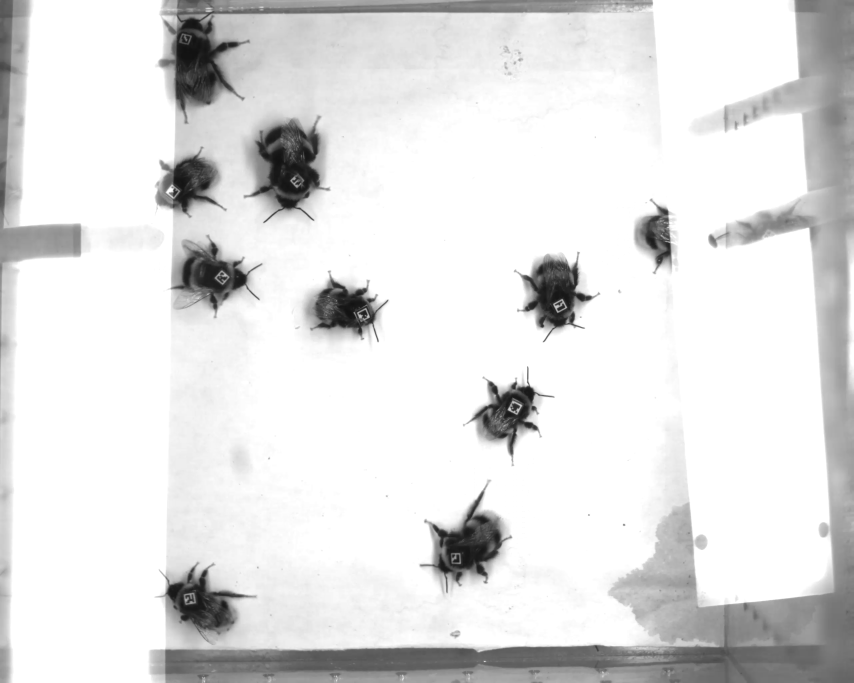
#> input picture frame 15 of 5s.mp4, 2560 x 2048 px, given in place of 25s.mp4, which was not available (shown at 1/3 size)
$ python sort.py
#> lines starting #> are read from the running program, lines starting #| are printed output that depends on the picture; after the words box and inside, x2 and y2 are one past the last pixel; in counts of white or black regions, pixels touching at a corner belong together; pictures that were not available may be replaced by others from this repository, and a replacement may not be noted
#> further down, frame is the input picture: shape (2048, 2560, 3); min 17, max 255, mean 225
### simple_locate.py
import cv2
import numpy as np
from skimage import measure
import os
from tool import fit_square
from code25 import checkOrs25
from collections import defaultdict


# area = [x1, y1, x2, y2]
def simple_locate(im, filter_size=23, filter_threshold=1, tag_list=[], track_mode=0, area=[], visual=False):
#> called with filter_size = 23, filter_threshold = 1, track_mode = 0, visual = False
    if len(area) ==4:
        # assert len(area) == 4, 'area must have four positional parameters'
        im = im[area[1]:area[3], area[0]:area[2]]
    gray = cv2.cvtColor(im, cv2.COLOR_BGR2GRAY)
    bw = cv2.adaptiveThreshold(gray, 1, cv2.ADAPTIVE_THRESH_GAUSSIAN_C, cv2.THRESH_BINARY, filter_size,
                               filter_threshold)
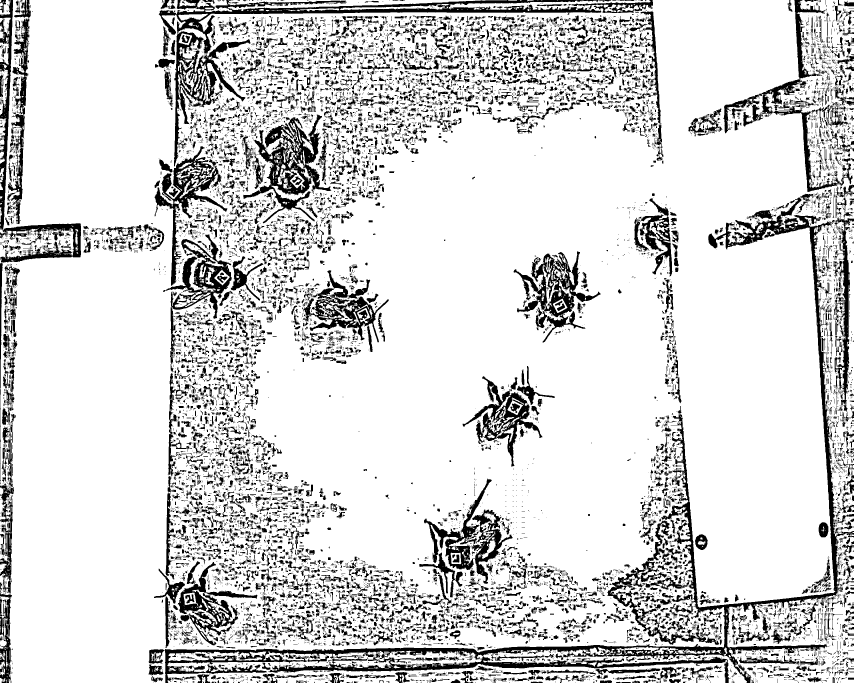
#> bw: shape (2048, 2560) (shown at 1/3 size); values 0 (black) and 1 (white), 83.9% white; 17091 black regions (13334 under 20 px)
    # [4 lines of commented-out code are left out]
    label = measure.label(bw, connectivity=2)
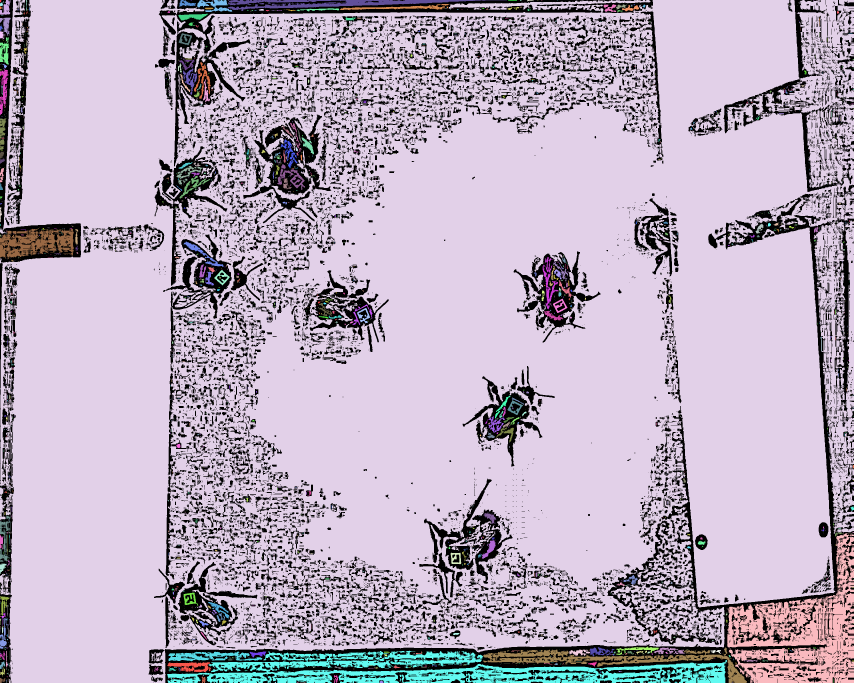
#> label: shape (2048, 2560) int64 (shown at 1/3 size); 3606 distinct labels, from 0 to 3605; one colour per label, 0 black
    props = measure.regionprops(label)
#> props = 3605 regions; largest, box (x1, y1, x2, y2) and area: (0, 0, 2560, 2048) 4137200, (2181, 1600, 2560, 2048) 72015, (501, 1952, 2181, 2048) 71782, (1450, 1942, 2241, 2048) 15789, (0, 686, 222, 777) 11414
    reserve_props = []
    new_bw = np.zeros_like(bw, dtype=np.uint8)
    for prop in props:
        if 500 < prop.area < 3000:
            reserve_props.append(prop)
            box = prop.bbox
            new_bw[box[0]:box[2], box[1]:box[3]] = np.maximum(new_bw[box[0]:box[2], box[1]:box[3]],
                                                              prop.image.astype(np.uint8))
#> this loop made 3605 passes
#> box on passes 2, 6, 8, 47, 76, 119, 129, 229: (0, 0, 44, 31), (0, 538, 20, 588), (0, 591, 36, 697), (12, 1020, 31, 1349), (25, 890, 34, 1018), (41, 535, 61, 623), (53, 0, 108, 32), (100, 536, 136, 576)
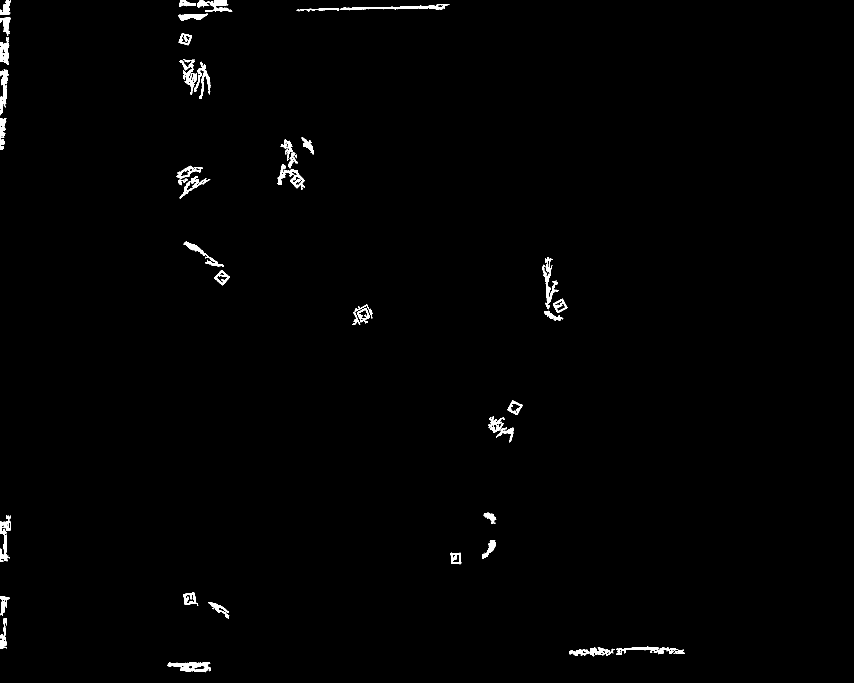
#> new_bw: shape (2048, 2560) (shown at 1/3 size); values 0 (black) and 1 (white), 0.8% white; 42 white regions
#> after the loop, reserve_props = 42 regions; largest, box (x1, y1, x2, y2) and area: (501, 1987, 633, 2017) 2128, (1020, 12, 1349, 31) 2079, (1628, 771, 1676, 928) 1863, (831, 492, 915, 570) 1798, (591, 0, 697, 36) 1757
    contours, hierarchy = cv2.findContours(new_bw.transpose(), cv2.RETR_EXTERNAL, cv2.CHAIN_APPROX_NONE)
#> contours = 42 contours; largest, box (x1, y1, x2, y2) and area: (1987, 501, 2017, 633) 2334, (492, 831, 570, 915) 1888, (12, 1020, 31, 1349) 1719, (0, 591, 36, 697) 1541, (771, 1628, 928, 1676) 1502
    corners = []
    unrecognized_corners = defaultdict(list)
    orientations = []
    numbers = []
    values = []
    tag_center = []
    tag_length = 5
    a = np.array([1.5 / 7, 2.5 / 7, 3.5 / 7, 4.5 / 7, 5.5 / 7])
    x, y = np.meshgrid(a, a)
    trans = np.vstack((y.ravel(), x.ravel())).transpose()[None]
    SrcPointsA = np.array([[1, 1], [1, 0], [0, 0], [0, 1]], np.float32)
    for contour in contours:
        bbox = cv2.boundingRect(contour)
        contour = np.squeeze(contour)
        is_square, corner = fit_square(bbox, contour)
        if is_square:
            if np.any(corner < 0):
                continue
            for i, point in enumerate(corner):
                point = tuple(np.int32(point))
                cv2.circle(im, point, radius=5, color=(0, 255, 0), thickness=-1)
            PerspectiveMatrix = cv2.getPerspectiveTransform(SrcPointsA, np.float32(corner))
            PerspectiveImg = np.round(np.squeeze(cv2.perspectiveTransform(trans, PerspectiveMatrix)))
            # [11 lines of commented-out code are left out]
            value = np.zeros(PerspectiveImg.shape[0])
            i = 0
            for y, x in np.int32(np.round(PerspectiveImg)):
                # value[i] = np.int32(np.round(new_bw[x, y]))
                value[i] = np.int32(np.round(np.mean(bw[x - 1:x + 2, y - 1:y + 2])))
                i = i + 1
            values.append(value)
            code = np.reshape(value, (tag_length, tag_length))
            pass_bin, number, _, orientation, _ = checkOrs25(code)
            if pass_bin:
                corners.append(corner)
                numbers.append(number)
                center_coordinate = np.mean(corner, axis=0)
                tag_center.append(center_coordinate)
                orientations.append(orientation)
                # orientation_coordinate = np.mean(corner[[orientation % 4, (orientation + 1) % 4]], axis=0)
                # cv2.circle(im, tuple(np.int32(orientation_coordinate)), radius=5, color=(255, 0, 0), thickness=-1)
                # orientation_coordinate = orientation_coordinate - center_coordinate
            else:
                unrecognized_corners['corner'].append(corner)
                unrecognized_corners['code'].append(code)
#> this loop made 42 passes
#> (bbox, is_square, kernel_size in fit_square, points_length in fit_square, num_min_cluster in fit_square, product in fit_square) on passes 5, 8: ((896, 1659, 43, 43), True, 14, [28, 27, 27, 29], 6.94, [0.00334, 0.0215, 1]), ((1200, 1522, 45, 47), True, 15, [30, 31, 29, 28], 7.38, [-0.0471, -0.0259, 1])
    if len(area) == 4:
        for corner in corners:
            corner += area[:2]
        tag_center = [x + area[:2] for x in tag_center]
        for unrecognized in unrecognized_corners['corner']:
            unrecognized += area[:2]
    if visual:
        cv2.namedWindow('bumblebee', 0)
        for i, number in enumerate(numbers):
            for corner in corners:
                for point in corner:
                    cv2.circle(im, tuple(np.int32(point)), radius=5, color=(0, 255, 0), thickness=-1)
            cv2.putText(im, text=str(number), org=tuple(np.int32(tag_center[i])), fontFace=cv2.FONT_HERSHEY_SIMPLEX,
                        fontScale=2, color=(255, 0, 0), thickness=3)
        cv2.imshow('bumblebee', im)
        cv2.waitKey(0)
    return numbers, orientations, corners, tag_center, unrecognized_corners


# [15 lines that do not run on import are left out]

### tool.py
import numpy as np
import cv2
from scipy import signal
from sklearn.cluster import KMeans
import warnings
import math
from code25 import number_to_code


def fit_square(bbox, contour):
    contour = contour - np.array(bbox[0:2])
    is_square = False
    corner = np.zeros((4, 2))
    cls = 4
    kernel_size = np.int32(np.min(bbox[2:]) / 3)
    kernel = np.convolve(np.array([-1, 0, 1], np.float32) / 2,
                         np.squeeze(cv2.getGaussianKernel(kernel_size, kernel_size / 6)))[:, None]
    gradients = signal.convolve2d(contour, kernel, boundary='wrap', mode='same')  # 高斯第一平滑导数
    k_mean = KMeans(n_clusters=cls, random_state=0).fit(gradients)
    label = k_mean.labels_
    points = []
    for i in range(cls):
        points.append(contour[label == i])
    points_length = [points[i].shape[0] for i in range(cls)]
    if min(points_length) < max(points_length) / 4.0:
        return is_square, None
    line = np.zeros((cls, 2))
    eps = np.finfo(np.float32).eps
    warnings.simplefilter('ignore', np.RankWarning)
    for i in range(cls):
        if len(points[i]) < 3:
            return is_square, corner
        line[i] = np.polyfit(points[i][:, 0]+eps, points[i][:, 1]+eps, deg=1)
    max_iterate = 160
    step = 0
    is_converged = False
    is_degenerate = False
    num_min_cluster = gradients.shape[0] / 4 * 0.25
    while step < max_iterate and not is_converged and not is_degenerate:
        distances = []
        for i in range(cls):
            distances.append(point2line(contour, line[i]))
        distances = np.vstack(distances)
        min_ind = np.argsort(distances, axis=0)[0]
        new_points = []
        for i in range(cls):
            new_points.append(contour[min_ind == i])
            if new_points[i].shape[0] < num_min_cluster:
                is_degenerate = True
        is_converged = all(np.equal(label, min_ind))
        if not is_converged and not is_degenerate:
            points = new_points
            label = min_ind
            for i in range(cls):
                line[i] = np.polyfit(points[i][:, 0]+eps, points[i][:, 1]+eps, deg=1)
        step += 1
    if not is_converged or is_degenerate:
        return is_square, None
    vector = direction_vector(line)
    product = np.sum(vector[0] * vector[1:4], axis=1)
    ind = np.argsort(product)
    product = product[ind]
    if product[2] < 0.9 or abs(product[0]) > 0.15 or abs(product[1]) > 0.15:
        return is_square, None
    corner[0] = line_intersection(line[0], line[ind[0] + 1])
    corner[1] = line_intersection(line[ind[0] + 1], line[ind[2] + 1])
    corner[2] = line_intersection(line[ind[1] + 1], line[ind[2] + 1])
    corner[3] = line_intersection(line[0], line[ind[1] + 1])
    center = np.array([(bbox[2]-1)/2, (bbox[3]-1)/2])
    corner_to_center = corner - center
    radius, theta = cv2.cartToPolar(corner_to_center[:, 0], corner_to_center[:, 1], angleInDegrees=False)
    if any(radius.ravel() > np.sqrt(sum(np.array(bbox[2:]) ** 2)) / 2 * 1.1):
        return is_square, None
    ind = np.argsort(theta.ravel())
    corner = corner[ind]
    is_square = True
    return is_square, np.flip(corner+np.array(bbox[0:2]), axis=1)


def point2line(point, line):
    distance = np.abs(line[0]*point[:, 0]-point[:, 1]+line[1])/np.sqrt(line[0]**2+1)
    return distance


def direction_vector(line):
    x = line[:, 0]/np.sqrt(line[:, 0]**2+1)
    y = 1/np.sqrt(line[:, 0]**2+1)
    return np.vstack((x, y)).transpose()


def line_intersection(line1, line2):
    x = (line2[1]-line1[1])/(line1[0]-line2[0])
    y = (line1[0]*line2[1]-line1[1]*line2[0])/(line1[0]-line2[0])
    return np.array([x, y])


# [18 lines left out: functions polygon_iou, code_match, not called in this run]


# [4 lines that do not run on import are left out]

### code25.py
import numpy as np


def check_code25(imc):
    im = imc[0:3, :]
    check = imc[3, :]
    check2 = imc[4, :]
    tmp = np.ones(6)
    pas = 0
    for i in range(3):
        if np.sum(im[i]) % 2 == check[i]:
            tmp[i] = 0
        else:
            tmp[i] = 1
            return pas
    if np.sum(im[:, 0:3]) % 2 == check[3]:
        tmp[3] = 0
    else:
        tmp[3] = 1
        return pas
    if np.sum(im[:, 3:5]) % 2 == check[4]:
        tmp[4] = 0
    else:
        tmp[4] = 1
        return pas
    if all(check[::-1] == check2):
        tmp[5] = 0
    else:
        tmp[5] = 1
        return pas
    if np.sum(tmp) > 0.5:
        pas = 0
    else:
        pas = 1
    return pas


def checkOrs25(imc):
    check = np.ones(4)
    codes = np.zeros((4, 25))
    pass_bin = False
    number = 0
    codesFinal = np.zeros(25)
    orientation = -1
    for i in range(1, 5):
        imcr = np.rot90(imc, i)
        check[i-1] = check_code25(imcr)
        codes[i-1] = np.reshape(imcr, (1, 25))
    if sum(check) == 1:
        pass_bin = True
    else:
        pass_bin = False
        return pass_bin, number, codesFinal, orientation, codes
    orientation = np.where(check == 1)[0][0]
    codesFinal = codes[orientation]
    number = [str(i) for i in np.array(codesFinal[0:15], int)]
    number = ''.join(number)
    number = int(number, 2)
    return pass_bin, number, codesFinal, orientation, codes


# [15 lines left out: function number_to_code, not called in this run]


# [11 lines that do not run on import are left out]

### sort.py
import numpy as np
from tool import polygon_iou, code_match
from scipy.optimize import linear_sum_assignment
import cv2
from simple_locate import simple_locate
import pickle
import os
import time
from collections import defaultdict


class cornerTracker(object):
    count = 0

    def __init__(self, number, corners, orientation, pos_frame):
        self.time_since_update = 0
        self.number = number
        self.history_corner = [corners]
        self.history_orientation = [orientation]
        self.pos_frames = [pos_frame]
        cornerTracker.count += 1
        self.hit_streak = 0
        self.time_since_update = 0

    def update(self, corners, orientation, pos_frame):
        self.hit_streak += 1
        self.time_since_update = 0
        self.history_corner.append(corners)
        self.history_orientation.append(orientation)
        self.pos_frames.append(pos_frame)

    def predict(self):
        if self.time_since_update > 0:
            self.hit_streak = 0
        self.time_since_update += 1
        return self.history_corner[-1]


def associate_detections_to_trackers(detections, trackers, iou_threshold=0.5):

    if len(trackers) == 0:
        return np.empty((0, 2), dtype=int), np.arange(len(detections)), np.empty((0, 5), dtype=int)
    iou_matrix = np.zeros((len(detections), len(trackers)), dtype=np.float32)

    for d, det in enumerate(detections):
        for t, trk in enumerate(trackers):
            iou_matrix[d, t] = polygon_iou(det, trk)

    if min(iou_matrix.shape) > 0:
        a = (iou_matrix > iou_threshold).astype(np.int32)
        if a.sum(1).max() == 1 and a.sum(0).max() == 1:
            matched_indices = np.stack(np.where(a), axis=1)
        else:
            matched_indices = zip(linear_sum_assignment(-iou_matrix))
    else:
        matched_indices = np.empty(shape=(0, 2))

    unmatched_detections = []
    for d, det in enumerate(detections):
        if d not in matched_indices[:, 0]:
            unmatched_detections.append(d)
    unmatched_trackers = []
    for t, trk in enumerate(trackers):
        if t not in matched_indices[:, 1]:
            unmatched_trackers.append(t)

    # filter out matched with low IOU
    matches = []
    for m in matched_indices:
        if iou_matrix[m[0], m[1]] < iou_threshold:
            unmatched_detections.append(m[0])
            unmatched_trackers.append(m[1])
        else:
            matches.append(m.reshape(1, 2))
    if len(matches) == 0:
        matches = np.empty((0, 2), dtype=int)
    else:
        matches = np.concatenate(matches, axis=0)
    return matches, np.array(unmatched_detections), np.array(unmatched_trackers)


# [17 lines left out: function get_detect_info, not called in this run]


class Sort(object):
    def __init__(self, max_age=50, min_hits=1, step=1, area=[]):
        self.max_age = max_age
        self.min_hits = min_hits
        self.trackers = []
        self.frame_count = 0
        self.frame_pos = 0
        self.numbers = []
        self.history = defaultdict(list)
        self.step = step
        self.area = area

    def update(self, frame):
        numbers, orientation, corners, tag_center, unrecognized = simple_locate(frame, area=self.area)
        for tracker in self.trackers:
            tracker.predict()
        for i, number in enumerate(numbers):
            if number in self.numbers:
                trk = [x for x in self.trackers if x.number == number]
                trk[0].update(corners[i], orientation[i], self.frame_pos)
            else:
                self.numbers.append(number)
                self.trackers.append(cornerTracker(number, corners[i], orientation[i], self.frame_pos))
#> this loop made 5 passes
        trks = []
        for trk in self.trackers:
            if 0 < trk.time_since_update*self.step < self.max_age:
                trks.append(trk)
#> this loop made 5 passes
        dets = unrecognized['corners']
        matched, unmatched_dets, unmatched_trks = associate_detections_to_trackers(dets, trks)
        # update matched trackers with assigned detections
        for m in matched:
            similarity, orientation = code_match(unrecognized['code'][m[0]], trks[m[1]].number)
            if similarity > 0.75:
                trks[m[1]].update(dets[m[0]], orientation, self.frame_pos)
            else:
                unmatched_dets.append(m[0])
#> this loop made 0 passes
        if len(unmatched_dets) > 0:
            self.history['frame_pos'].append(self.frame_pos)
            self.history['corners'].append(dets[unmatched_dets])
        self.frame_count += 1
        self.frame_pos += self.step


if __name__ == '__main__':
    filename = '25s.mp4'
    step = 40
    save_file = 'detection_' + os.path.splitext(filename)[0] + '.pkl'
    video = cv2.VideoCapture(filename)
    success, frame = video.read()
    print(video.get(cv2.CAP_PROP_FRAME_COUNT))
    mot_tracker = Sort(step=step)
    total_time = 0.0
    total_frames = 0
    tic = time.time()
    while success:
        print(total_frames*step)
        mot_tracker.update(frame)
        total_frames += 1
        video.set(cv2.CAP_PROP_POS_FRAMES, total_frames*step)
        success, frame = video.read()
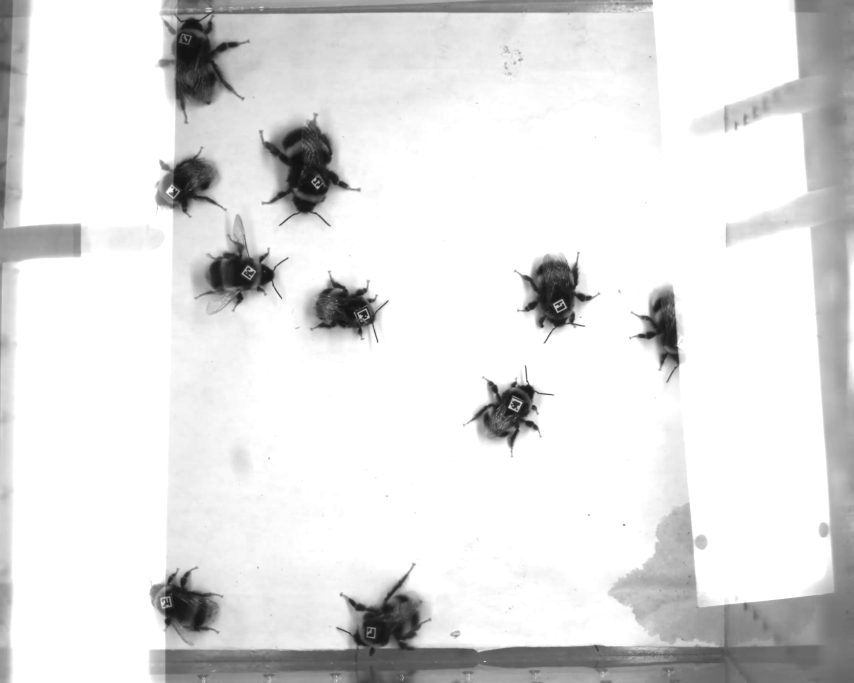
#> input picture frame 40 of 5s.mp4, 2560 x 2048 px, given in place of 25s.mp4, which was not available (shown at 1/3 size)
#> frame is the input picture: shape (2048, 2560, 3); min 17, max 255, mean 225
    video.release()
    # [5 lines of commented-out code are left out]
